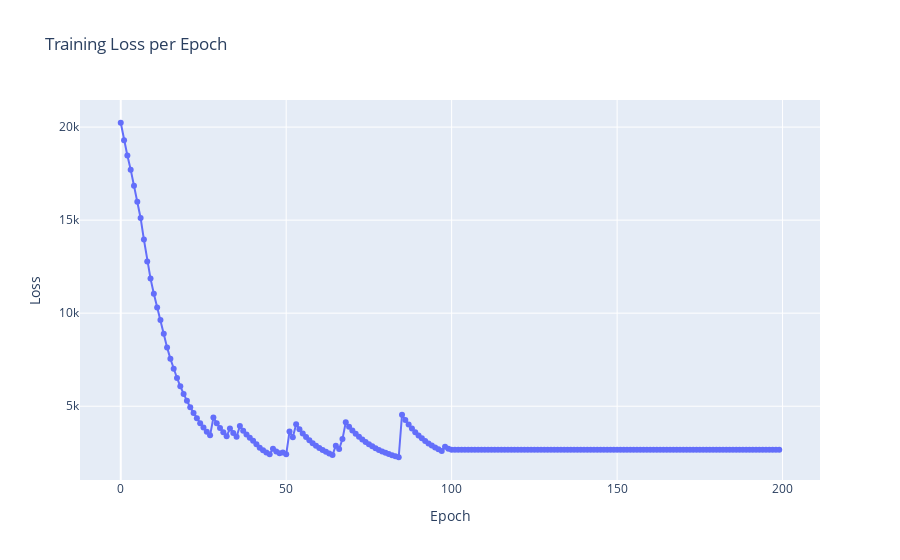

Notebook code for this chart:
### Code cell
import plotly.graph_objects as go
epochs = list(range(len(losses)))

fig = go.Figure(data=go.Scatter(x=epochs, y=losses, mode='lines+markers', name='Train'))

fig.update_layout(title='Training Loss per Epoch',
                   xaxis_title='Epoch',
                   yaxis_title='Loss')

fig.show()

### Figure 1 — Plotly figure (JSON) as saved in the notebook; plotly's stock layout.template omitted (floating-point values rounded to 4 significant figures; data arrays with more than 128 entries replaced by an {"elided": "..."} marker saying what was removed)
{"data": [{"mode": "lines+markers", "name": "Train", "type": "scatter", "x": {"elided": "200 int values"}, "y": {"elided": "200 float values"}}], "layout": {"title": {"text": "Training Loss per Epoch"}, "xaxis": {"title": {"text": "Epoch"}}, "yaxis": {"title": {"text": "Loss"}}}}
